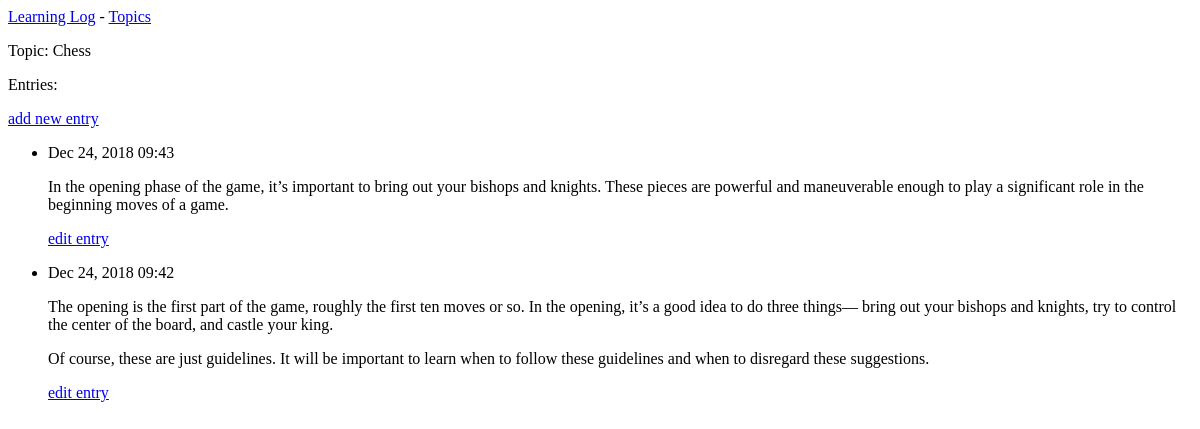
The page /topics/1/ on the database as committed earlier.
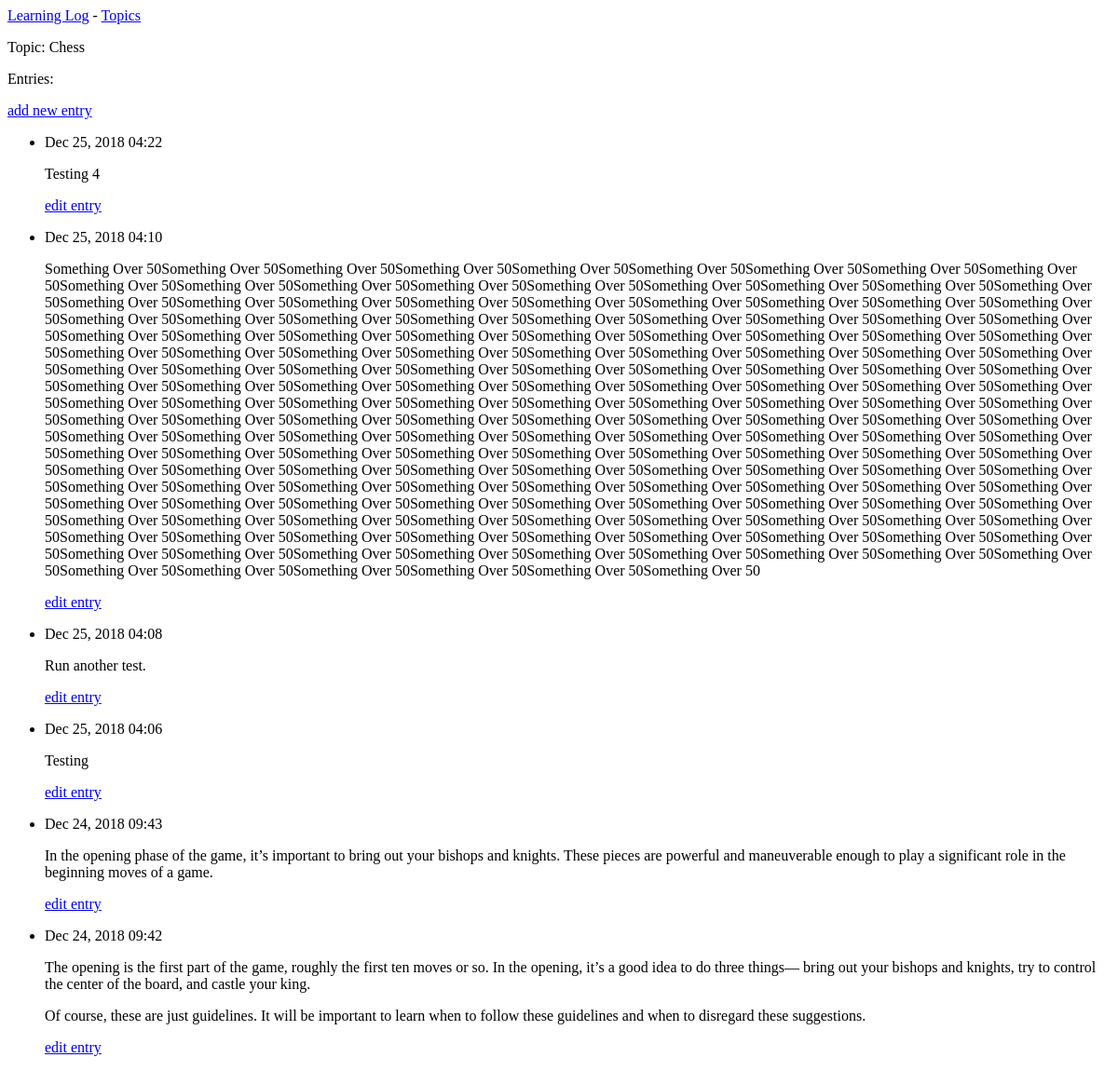
The same page on the database as committed later.
### learning_logs/models.py (models this page shows, shortened)
class Topic(models.Model):
    text = models.CharField(max_length=200)
    date_added = models.DateTimeField(auto_now_add=True)
    def __str__(self):
        return self.text

class Entry(models.Model):
    topic = models.ForeignKey(Topic, on_delete=models.CASCADE)
    text = models.TextField()
    date_added = models.DateTimeField(auto_now_add=True)
    class Meta:
        verbose_name_plural = 'entries'

### learning_logs/views.py (the view)
# urls.py: path('topics/<int:topic_id>/', views.topic, name='topic'),
def topic(request, topic_id):
    topic = Topic.objects.get(id=topic_id)
    entries = topic.entry_set.order_by('-date_added')
    context = {'topic': topic, 'entries': entries}
    return render(request, 'learning_logs/topic.html', context)

### learning_logs/templates/learning_logs/topic.html
{% extends 'learning_logs/base.html' %}
{% block content %}
  <p>Topic: {{ topic }}</p>
  <p>Entries:</p>
  <p>
    <a href="{% url 'learning_logs:new_entry' topic.id %}">add new entry</a>
  </p>
  <ul>
  {% for entry in entries %}
    <li>
      <p>{{ entry.date_added|date:'M d, Y H:i' }}</p>
      <p>{{ entry.text|linebreaks }}</p>
      <p>
        <a href="{% url 'learning_logs:edit_entry' entry.id %}">edit entry</a>
      </p>
    </li>
  {% empty %}
    <li>
      There are no entries for this topic yet.
    </li>
  {% endfor %}
  </ul>
{% endblock content %}

### learning_logs/templates/learning_logs/base.html
<p>
    <a href="{% url 'learning_logs:index' %}">Learning Log</a> -
    <a href="{% url 'learning_logs:topics' %}">Topics</a>
</p>
{% block content %}{% endblock content %}

Rows that differ between the two databases and show on the page:
added Entry: date_added "Dec 25, 2018 04:22", text "Testing 4"
added Entry: date_added "Dec 25, 2018 04:10", text "Something Over 50Something Over 50Something Over 50Something Over 50Something Over 50Something Over 50Something Over 50Something Over 50Something Over 50Something Over 50Something Over 50Something Over 50Something Over 50Something Over 50Something Over 50Something Over 50Something Over 50Something Over 50Something Over 50Something Over 50Something Over 50Something Over 50Something Over 50Something Over 50Something Over 50Something Over 50Something Over 50Something Over 50Something Over 50Something Over 50Something Over 50Something Over 50Something Over 50Something Over 50Something Over 50Something Over 50Something Over 50Something Over 50Something Over 50Something Over 50Something Over…"
added Entry: date_added "Dec 25, 2018 04:08", text "Run another test."
added Entry: date_added "Dec 25, 2018 04:06", text "Testing"
